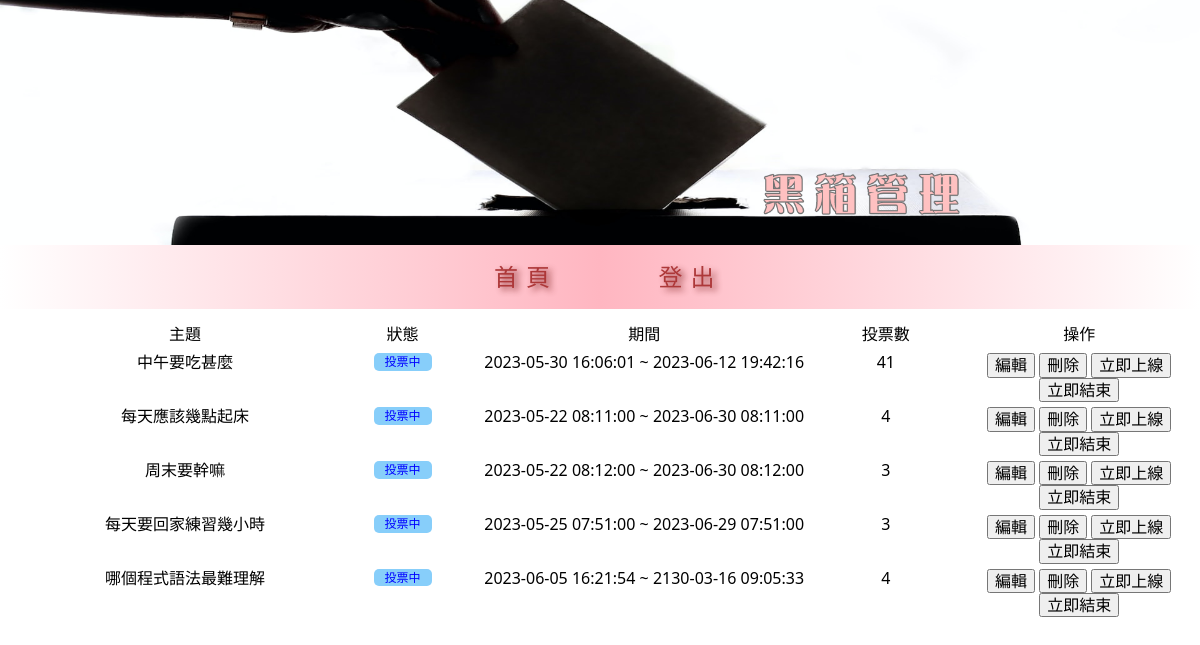
The page /vote/backend.php?do=query_vote on the database its author committed.
### tables this page shows
CREATE TABLE `topic` (
  `id` int(10) UNSIGNED NOT NULL,
  `subject` text NOT NULL,
  `type` int(1) UNSIGNED NOT NULL,
  `image` varchar(20) DEFAULT NULL,
  `login` tinyint(1) UNSIGNED NOT NULL,
  `open_date` datetime NOT NULL,
  `close_date` datetime NOT NULL,
  `created_time` timestamp NOT NULL DEFAULT current_timestamp(),
  `updated_time` timestamp NOT NULL DEFAULT current_timestamp() ON UPDATE current_timestamp()
);

### vote/back/topic_list.php (the view)
<ul class="topic-list">
    <li class="list-row">
        <div class="list-item-title">主題</div>
        <div class="list-item-title">狀態</div>
        <div class="list-item-title">期間</div>
        <div class="list-item-title">投票數</div>
        <div class="list-item-title">操作</div>
    </li>
    <?php
    $sql="  SELECT `topic`.*,
                        sum(`options`.`total`) as '總計'
            FROM `topic`,`options`
            WHERE `topic`.`id`=`options`.`subject_id`
            GROUP BY `topic`.`id`;";
    $rows = $pdo->query($sql)->fetchAll(PDO::FETCH_ASSOC);
    foreach ($rows as $row) {
    ?>
        <li class="list-row">
            <div class="list-item"><?= $row['subject']; ?></div>
            <div class="list-item">
            <?php
                $now=strtotime('now');
                $open=strtotime($row['open_date']);
                $close=strtotime($row['close_date']);
                if($now<$open){
                    echo "<div class='await'>未開始</div>";
                }else if($now >= $open && $now <=$close){
                    echo "<div class='in-process'>投票中</div>";
                }else{
                    echo "<div class='finish'>己截止</div>";
                }
            ?>
        </div>
            <div class="list-item">
                <?= $row['open_date'] . " ~ " . $row['close_date']; ?>
            </div>
            <div class="list-item"> <?=$row['總計'];?></div>
            <div class="list-item">
                <button onclick="location.href='./back/edit_vote.php?id=<?= $row['id']; ?>'">編輯</button>
                <button onclick="location.href='./back/del_vote.php?id=<?= $row['id']; ?>'">刪除</button>
                <button onclick="location.href='./back/open.php?id=<?=$row['id'];?>'">立即上線</button>
                <button onclick="location.href='./back/close.php?id=<?=$row['id'];?>'">立即結束</button>
            </div>
        </li>
    <?php
    }
    ?>
</ul>

### vote/css/list.css (style rules this page uses)
.list-item-title { margin-bottom: 10px; text-align: center; }
.list-item { text-align: center; margin-bottom: 5px; }
.topic-list { list-style-type: none; }
.list-row { display: flex; width: 100%; }
.list-item-title:nth-child(1), .list-item:nth-child(1) { width: 30%; }
.list-item-title:nth-child(2), .list-item:nth-child(2) { width: 15%; }
.list-item-title:nth-child(3), .list-item:nth-child(3) { width: 35%; }
.list-item-title:nth-child(4), .list-item:nth-child(4) { width: 15%; }
.list-item-title:nth-child(5), .list-item:nth-child(5) { width: 25%; }
.await, .in-process, .finish { width: 40%; margin: 0 auto; padding:2px 5px; border-radius:5px; border:0; font-size:12px; }
.in-process { background:lightskyblue; color:blue; }

### rows shown on the page
topic: subject "中午要吃甚麼", shows "投票中", open_date "2023-05-30 16:06:01", close_date "2023-06-12 19:42:16", 總計 "41"
topic: subject "每天應該幾點起床", shows "投票中", open_date "2023-05-22 08:11:00", close_date "2023-06-30 08:11:00", 總計 "4"
topic: subject "周末要幹嘛", shows "投票中", open_date "2023-05-22 08:12:00", close_date "2023-06-30 08:12:00", 總計 "3"
topic: subject "每天要回家練習幾小時", shows "投票中", open_date "2023-05-25 07:51:00", close_date "2023-06-29 07:51:00", 總計 "3"
topic: subject "哪個程式語法最難理解", shows "投票中", open_date "2023-06-05 16:21:54", close_date "2130-03-16 09:05:33", 總計 "4"
